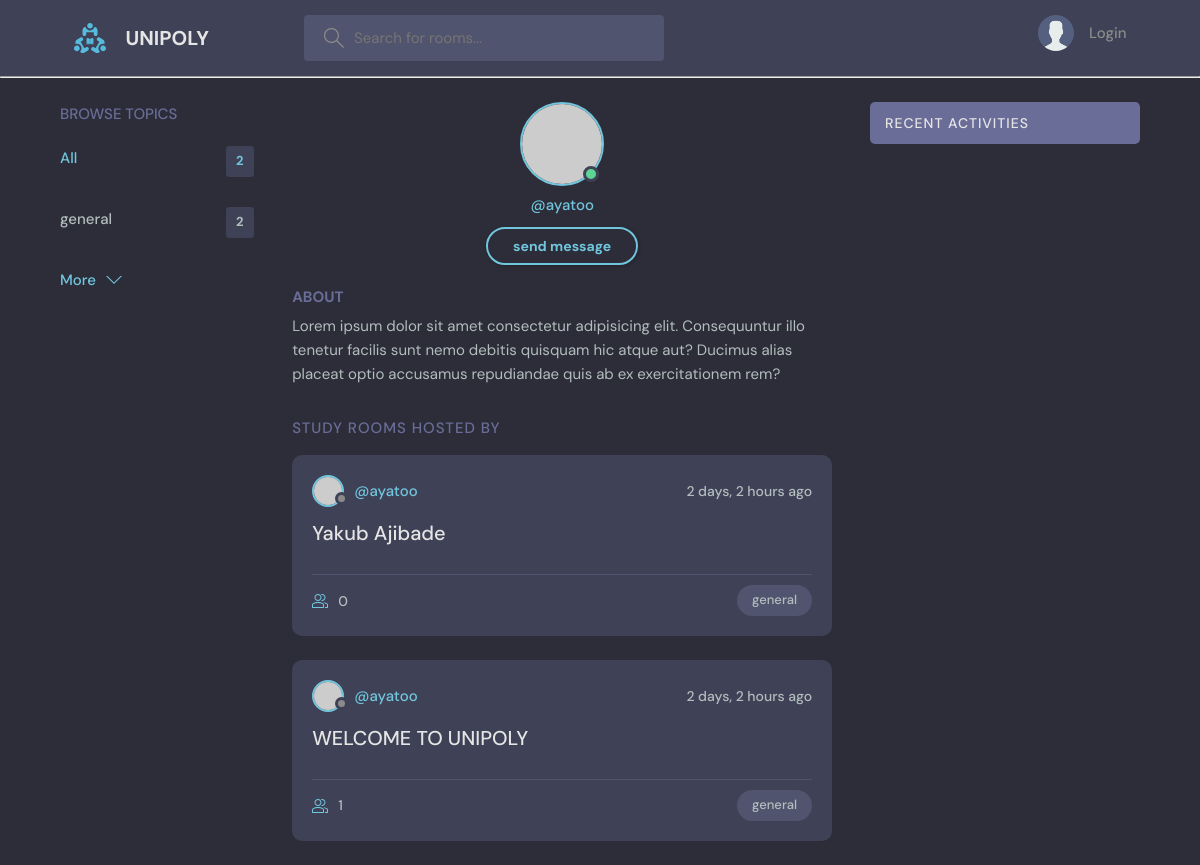
/user-profile/1/, run on an earlier commit of the app's database.
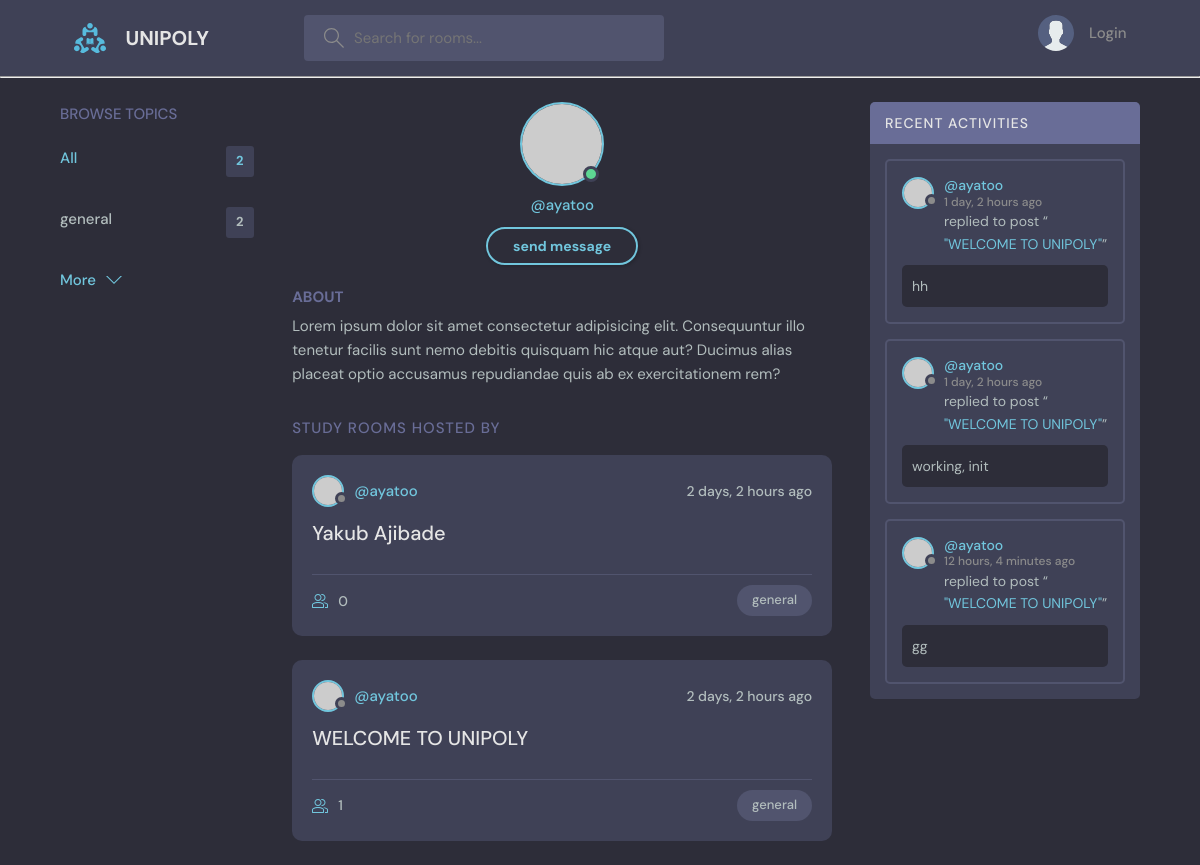
And on a later commit of the database.
### base/models.py (models this page shows, shortened)
class Topic(models.Model):
    name = models.CharField(max_length=200)
    def __str__(self):
        return self.name

class Room(models.Model):
    host = models.ForeignKey(User, on_delete=models.SET_NULL, null=True)
    participants = models.ManyToManyField(User, related_name='participants', blank=True)
    topic = models.ForeignKey(Topic, on_delete=models.SET_NULL, null=True)
    question = models.TextField(null=True, blank=True)
    answer = models.CharField(max_length=255, null=True, blank=True, default=' ')
    name = models.CharField(max_length=200)
    description = models.TextField(null=True, blank=True)
    updated = models.DateTimeField(auto_now=True)
    created = models.DateTimeField(auto_now_add=True)
    slug = models.SlugField(blank=True)
    class Meta:
        ordering = ["-updated", '-created']
    def __str__(self):
        return self.name

class Message(models.Model):
    user = models.ForeignKey(User, on_delete=models.CASCADE)
    room = models.ForeignKey(Room, on_delete=models.CASCADE)
    body = models.TextField(null=False)
    updated = models.DateTimeField(auto_now=True)
    created = models.DateTimeField(auto_now_add=True)
    class Meta:
        ordering = ["updated", 'created']
    def __str__(self):
        return self.body[0:50]

### base/views.py (the view)
# urls.py: path('user-profile/<str:pk>/', views.userprofile, name = "userprofile"),
def userprofile(request, pk):
    user = User.objects.get(id=pk)
    rooms = user.room_set.all()
    room_messages = user.message_set.all()
    topics = Topic.objects.all()
    context = {"user": user, 'rooms': rooms, 'room_messages': room_messages, 'topics': topics}
    return render(request, "base/user_profile.html", context)

### base/templates/base/user_profile.html (shortened to what this page needs)
{% extends 'main.html' %}
{% block content %}
  <main class="profile-page layout layout--3">
    <div class="container">
        {% include "base/topics.html" %}
      <div class="roomList">
        <div class="profile">
          <div class="profile__avatar">
            <div class="avatar avatar--large active">
              <img src="https://randomuser.me/api/portraits/men/11.jpg" />
            </div>
          </div>
          <div class="profile__info">
            <p>@{{user.username}}</p>
            {% if request.user == user%}
            <a href="{% url 'edituser' user.id %}" class="btn btn--main btn--pill">Edit Profile</a>
            {% else %}
            <a href="#" class="btn btn--main btn--pill">send message</a>
            {% endif %}
          </div>
          <div class="profile__about">
            <h3>About</h3>
            <p>
              Lorem ipsum dolor sit amet consectetur adipisicing elit. Consequuntur illo tenetur
              facilis sunt nemo debitis quisquam hic atque aut? Ducimus alias placeat optio
              accusamus repudiandae quis ab ex exercitationem rem?
            </p>
          </div>
        </div>
        <div class="roomList__header">
          <div>
            <h2>Study Rooms Hosted by {{room.host}}</a>
            </h2>
          </div>
        </div>
        {% include "base/feed.html" %}
      </div>
        {% include "base/recent_activity.html" %}
    </div>
  </main>
{% endblock %}

### templates/main.html (shortened to what this page needs)
<!DOCTYPE html>
{% load static %}
<html lang="en">
  <head>
    <link rel="stylesheet" href="{% static 'styles/style.css' %}"/>
  </head>
  <body>
    {% include "nav_bar.html"%}
    {% block content %}
    {% endblock%}
  </body>
</html>

### templates/nav_bar.html (shortened to what this page needs)
{% load static %}
<header class="header header--loggedIn">
    <div class="container">
      <a href="{% url 'home' %}" class="header__logo">
        <img src="{% static 'images/logo.svg' %}" />
        <h1>UNIPOLY</h1>
      </a>
      <form class="header__search" method="GET" action="{% url 'home' %}">
        <label>
          <input name="q" placeholder="Search for rooms..." />
        </label>
      </form>
      <nav class="header__menu">
        {% if request.user.is_authenticated %}
        <div class="header__user">
          <a href="{% url 'userprofile' user.id %}">
            <div class="avatar avatar--medium active">
              <img src="https://randomuser.me/api/portraits/men/37.jpg" />
            </div>
            <p><span id='username'>{{request.user.username}}</span> <span>@{{request.user.username}}</span></p>
          </a>
          <button class="dropdown-button">
            <svg version="1.1" xmlns="http://www.w3.org/2000/svg" width="32" height="32" viewBox="0 0 32 32">
              <title>chevron-down</title>
              <path d="M16 21l-13-13h-3l16 16 16-16h-3l-13 13z"></path>
            </svg>
          </button>
        </div>
        {% else %}
        <a href="{% url 'login'%}">
          <img src="{% static 'images/avatar.svg' %}" />
          <p>Login</p>
        </a>
        {% endif %}
      </nav>
    </div>
  </header>
<hr>

### base/templates/base/topics.html
<div class="topics">
    <div class="topics__header">
      <h2>Browse Topics</h2>
    </div>
    <ul class="topics__list">
      <li>
        <a href="{% url 'home' %}" class="active">All <span>{{rooms.count}}</span></a>
      </li>
      {% for topic in topics%}
      <li>
        <a href="{% url 'home' %}?q={{topic.name}}">{{topic.name}} <span>{{topic.room_set.all.count}}</span></a>
      </li>
      {% endfor %}
    </ul>
    <a class="btn btn--link" href="{% url 'topics' %}">
      More
      <svg version="1.1" xmlns="http://www.w3.org/2000/svg" width="32" height="32" viewBox="0 0 32 32">
        <title>chevron-down</title>
        <path d="M16 21l-13-13h-3l16 16 16-16h-3l-13 13z"></path>
      </svg>
    </a>
  </div>

### base/templates/base/feed.html (shortened to what this page needs)
{% for room in rooms %}
<div class="roomListRoom">
    <div class="roomListRoom__header">
      <a href="{% url 'userprofile' room.host.id %}" class="roomListRoom__author">
        <div class="avatar avatar--small">
          <img src="https://randomuser.me/api/portraits/women/11.jpg" />
        </div>
        <span>@{{room.host.username}}</span>
      </a>
      <div class="roomListRoom__actions">
        <span>{{room.created|timesince}} ago</span>
      </div>
    </div>
    <div class="roomListRoom__content">
      <a href="{% url 'room' room.id %}">{{room.name}}</a>
    </div>
    <div class="roomListRoom__meta">
      <a href="{% url 'room' room.id %}" class="roomListRoom__joined">
        {{room.participants.all.count}}
      </a>
      <p class="roomListRoom__topic">{{room.topic}}</p>
    </div>
  </div>
  {% endfor %}

### base/templates/base/recent_activity.html (shortened to what this page needs)
<div class="activities">
    <div class="activities__header">
      <h2>Recent Activities</h2>
    </div>
 {% for message in room_messages %}
    <div class="activities__box">
      <div class="activities__boxHeader roomListRoom__header">
        <a href="{% url 'userprofile' message.user.id %}" class="roomListRoom__author">
          <div class="avatar avatar--small">
            <img src="https://randomuser.me/api/portraits/women/11.jpg" />
          </div>
          <p>
            @{{message.user.username}}
            <span>{{message.created|timesince}} ago</span>
          </p>
        </a>
    </div>
      <div class="activities__boxContent">
        <p>replied to post “<a href="{% url 'room' message.room.id %}">"{{message.room}}"</a>”</p>
        <div class="activities__boxRoomContent">
          {{message}}
        </div>
      </div>
    </div>
{%endfor%}
  </div>

What changed in the data, as far as the page shows it:
added Message: user.username "ayatoo", created "1 day, 2 hours", room "WELCOME TO UNIPOLY", body "hh"
added Message: user.username "ayatoo", created "1 day, 2 hours", room "WELCOME TO UNIPOLY", body "working, init"
added Message: user.username "ayatoo", created "12 hours, 4 minutes", room "WELCOME TO UNIPOLY", body "gg"
